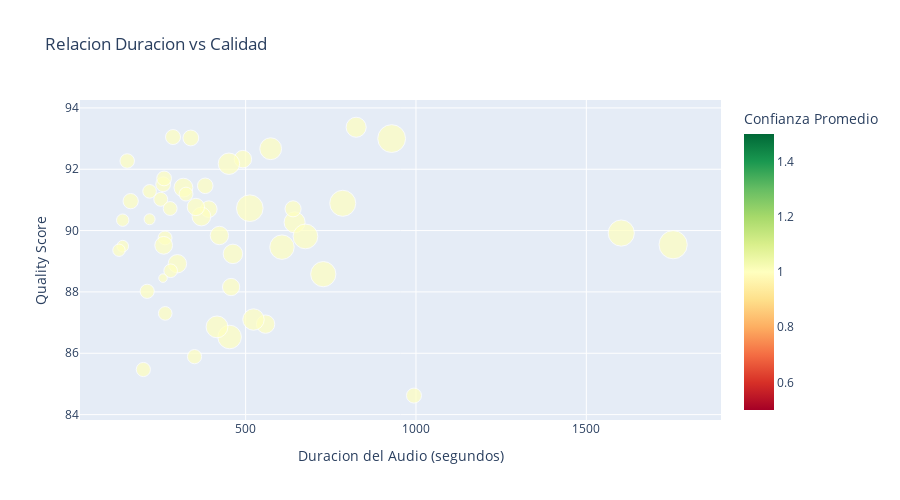

The notebook cell saved with this chart:
### Markdown cell above
### 📈 Duración vs Calidad

### Code cell
# Relación entre duración y calidad
if 'duration_vs_quality' in figures:
    figures['duration_vs_quality'].show()
